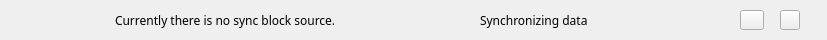
<?xml version="1.0" encoding="UTF-8"?>
<ui version="4.0">
 <class>BottomBar</class>
 <widget class="QWidget" name="BottomBar">
  <property name="geometry">
   <rect>
    <x>0</x>
    <y>0</y>
    <width>827</width>
    <height>40</height>
   </rect>
  </property>
  <property name="font">
   <font>
    <family>微软雅黑</family>
   </font>
  </property>
  <property name="windowTitle">
   <string>Form</string>
  </property>
  <widget class="QToolButton" name="signalBtn">
   <property name="geometry">
    <rect>
     <x>740</x>
     <y>10</y>
     <width>24</width>
     <height>20</height>
    </rect>
   </property>
   <property name="cursor">
    <cursorShape>PointingHandCursor</cursorShape>
   </property>
   <property name="focusPolicy">
    <enum>Qt::NoFocus</enum>
   </property>
   <property name="text">
    <string/>
   </property>
  </widget>
  <widget class="QLabel" name="syncLabel">
   <property name="geometry">
    <rect>
     <x>248</x>
     <y>13</y>
     <width>131</width>
     <height>16</height>
    </rect>
   </property>
   <property name="styleSheet">
    <string notr="true">color: rgb(255, 255, 255);</string>
   </property>
   <property name="text">
    <string/>
   </property>
  </widget>
  <widget class="QLabel" name="warningLabel">
   <property name="geometry">
    <rect>
     <x>87</x>
     <y>10</y>
     <width>18</width>
     <height>18</height>
    </rect>
   </property>
   <property name="text">
    <string/>
   </property>
  </widget>
  <widget class="QLabel" name="warningLabel2">
   <property name="geometry">
    <rect>
     <x>115</x>
     <y>10</y>
     <width>260</width>
     <height>20</height>
    </rect>
   </property>
   <property name="styleSheet">
    <string notr="true"/>
   </property>
   <property name="text">
    <string>Currently there is no sync block source.</string>
   </property>
  </widget>
  <widget class="QToolButton" name="lockBtn">
   <property name="geometry">
    <rect>
     <x>780</x>
     <y>10</y>
     <width>20</width>
     <height>20</height>
    </rect>
   </property>
   <property name="cursor">
    <cursorShape>PointingHandCursor</cursorShape>
   </property>
   <property name="focusPolicy">
    <enum>Qt::NoFocus</enum>
   </property>
   <property name="text">
    <string/>
   </property>
  </widget>
  <widget class="QLabel" name="promptlabel">
   <property name="geometry">
    <rect>
     <x>480</x>
     <y>10</y>
     <width>241</width>
     <height>20</height>
    </rect>
   </property>
   <property name="text">
    <string>Synchronizing data</string>
   </property>
  </widget>
 </widget>
 <resources/>
 <connections/>
</ui>
